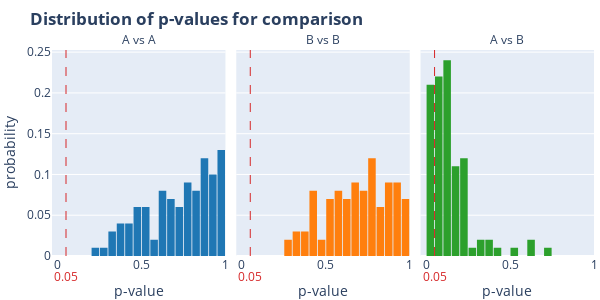

The code cell stored with this chart in its notebook:
### Markdown cell above
### Show comparsion results

### Code cell
import plotly_express as px
# plot the results in a facet graph
fig2 = make_subplots(rows=1, cols=3,vertical_spacing=0.03, horizontal_spacing=.02, 
                shared_xaxes= True, shared_yaxes= True) 
batch_colors = ['rgb(31, 119, 180)', 'rgb(255, 127, 14)', 'rgb(44, 160, 44)']

fig2 = px.histogram(df_combine, x="p-value", color= 'Comparison',
                histnorm='probability', color_discrete_sequence = batch_colors,
                facet_col="Comparison")    
fig2.add_vline(x=0.05,  line_width=1, line_dash="dash", line_color='rgb(214, 39, 40)')
fig2.update_traces(xbins=dict(start=0, size = 0.05))
fig2.for_each_annotation(lambda a: a.update(text=a.text.split("=")[-1]))
fig2.add_annotation(text= '0.05', x=0.05, y=-0.15,  font_color= 'rgb(214, 39, 40)',
                xref="x", yref="paper", font_size=12, showarrow=False)
fig2.add_annotation(text= '0.05', x=0.05, y=-0.15,  font_color= 'rgb(214, 39, 40)',
                xref="x2", yref="paper", font_size=12, showarrow=False)
fig2.add_annotation(text= '0.05', x=0.05, y=-0.15,  font_color= 'rgb(214, 39, 40)',
                xref="x3", yref="paper", font_size=12, showarrow=False)
fig2.update_layout(title_text=f"<b>Distribution of p-values for comparison", 
                        height=300, width=600, template='plotly', showlegend=False,
                        bargap=0.1, margin = dict(l=20, r=2, t=50, b=2))
fig2.show()

### Figure 1 — Plotly figure (JSON) as saved in the notebook; plotly's stock layout.template omitted (floating-point values rounded to 4 significant figures)
{"data": [{"alignmentgroup": "True", "bingroup": "x", "histnorm": "probability", "hovertemplate": "Comparison=A vs A<br>p-value=%{x}<br>probability=%{y}<extra></extra>", "legendgroup": "A vs A", "marker": {"color": "rgb(31, 119, 180)", "pattern": {"shape": ""}}, "name": "A vs A", "offsetgroup": "A vs A", "orientation": "v", "showlegend": true, "type": "histogram", "x": [0.3838, 0.3122, 0.6033, 0.5128, 0.4793, 0.4413, 0.9042, 0.8248, 0.9119, 0.6441, 0.6033, 0.9731, 0.7544, 0.8248, 0.8436, 0.4974, 0.9425, 0.3708, 0.6545, 0.6684, 0.4024, 0.397, 0.6033, 0.5005, 0.9846, 0.8738, 0.9348, 0.6476, 0.6825, 0.954, 0.5128, 0.7038, 0.977, 0.6134, 0.4704, 0.729, 0.5128, 0.2271, 0.8024, 0.651, 0.8662, 0.7913, 0.8587, 0.5539, 0.6066, 0.3431, 0.8662, 0.4244, 0.2811, 0.6861, 0.8587, 0.8738, 0.9962, 0.9616, 0.7544, 0.4616, 0.9616, 0.6134, 0.3054, 0.5669, 0.7581, 0.9425, 0.389, 0.7074, 0.4188, 0.931, 0.9081, 0.9157, 0.931, 0.9731, 0.8286, 0.7003, 0.9501, 0.7987, 0.4823, 0.977, 0.9962, 0.7913, 0.87, 0.9233, 0.9616, 0.9885, 0.8398, 0.4704, 0.889, 0.8361, 0.7471, 0.7471, 0.5036, 0.8587, 0.7618, 0.7508, 0.6615, 0.5222, 0.8814, 0.8549, 0.8966, 0.8099, 0.6861, 0.7691], "xaxis": "x", "xbins": {"size": 0.05, "start": 0}, "yaxis": "y"}, {"alignmentgroup": "True", "bingroup": "x", "histnorm": "probability", "hovertemplate": "Comparison=B vs B<br>p-value=%{x}<br>probability=%{y}<extra></extra>", "legendgroup": "B vs B", "marker": {"color": "rgb(255, 127, 14)", "pattern": {"shape": ""}}, "name": "B vs B", "offsetgroup": "B vs B", "orientation": "v", "showlegend": true, "type": "histogram", "x": [0.7802, 0.729, 0.3656, 0.5866, 0.7182, 0.6896, 0.9348, 0.5966, 0.5999, 0.5475, 0.7581, 0.6201, 0.8662, 0.4106, 0.8211, 0.6755, 0.9808, 0.9501, 0.3917, 0.2964, 0.8361, 0.3631, 0.9731, 0.7218, 0.5734, 0.8966, 0.3456, 0.8738, 0.6825, 0.6615, 0.9463, 0.5097, 0.8136, 0.7038, 0.7581, 0.6338, 0.7839, 0.6372, 0.87, 0.8814, 0.6967, 0.795, 0.4161, 0.9501, 0.7362, 0.8024, 0.679, 0.5222, 0.7913, 0.9195, 0.519, 0.5316, 0.6134, 0.61, 0.954, 0.61, 0.651, 0.7618, 0.58, 0.6235, 0.5284, 0.4413, 0.8099, 0.9731, 0.4674, 0.8474, 0.7074, 0.7146, 0.4051, 0.9004, 0.7765, 0.931, 0.4385, 0.7146, 0.3383, 0.43, 0.6931, 0.9501, 0.9004, 0.4645, 0.6896, 0.795, 0.5475, 0.4413, 0.5966, 0.9233, 0.7544, 0.8852, 0.8776, 0.8662, 0.5539, 0.4413, 0.7802, 0.9233, 0.2876, 0.7802, 0.5734, 0.8662, 0.3456, 0.9119], "xaxis": "x2", "xbins": {"size": 0.05, "start": 0}, "yaxis": "y2"}, {"alignmentgroup": "True", "bingroup": "x", "histnorm": "probability", "hovertemplate": "Comparison=A vs B<br>p-value=%{x}<br>probability=%{y}<extra></extra>", "legendgroup": "A vs B", "marker": {"color": "rgb(44, 160, 44)", "pattern": {"shape": ""}}, "name": "A vs B", "offsetgroup": "A vs B", "orientation": "v", "showlegend": true, "type": "histogram", "x": [0.1284, 0.3708, 0.106, 0.2181, 0.1601, 0.1601, 0.07045, 0.02374, 0.02689, 0.02092, 0.1718, 0.09988, 0.07505, 0.6168, 0.07045, 0.1906, 0.04331, 0.2482, 0.02374, 0.1213, 0.06608, 0.1284, 0.1145, 0.1284, 0.106, 0.05551, 0.008616, 0.2006, 0.06193, 0.04135, 0.07664, 0.07505, 0.04534, 0.1749, 0.5254, 0.07505, 0.1019, 0.004958, 0.1718, 0.02824, 0.3457, 0.06751, 0.07349, 0.7363, 0.1081, 0.006657, 0.03947, 0.01107, 0.6442, 0.04135, 0.2404, 0.1436, 0.02201, 0.1309, 0.106, 0.204, 0.1358, 0.08499, 0.05078, 0.2482, 0.119, 0.119, 0.3971, 0.229, 0.06329, 0.3216, 0.119, 0.03593, 0.1842, 0.1213, 0.141, 0.1019, 0.1358, 0.1842, 0.1779, 0.1544, 0.04135, 0.1213, 0.09219, 0.1333, 0.09219, 0.211, 0.03856, 0.06193, 0.1019, 0.2443, 0.02039, 0.204, 0.4134, 0.06467, 0.2643, 0.1749, 0.07349, 0.2145, 0.2145, 0.04534, 0.06751, 0.1462, 0.02201, 0.08326], "xaxis": "x3", "xbins": {"size": 0.05, "start": 0}, "yaxis": "y3"}], "layout": {"annotations": [{"showarrow": false, "text": "A vs A", "x": 0.16, "xanchor": "center", "xref": "paper", "y": 1, "yanchor": "bottom", "yref": "paper"}, {"showarrow": false, "text": "B vs B", "x": 0.5, "xanchor": "center", "xref": "paper", "y": 1, "yanchor": "bottom", "yref": "paper"}, {"showarrow": false, "text": "A vs B", "x": 0.84, "xanchor": "center", "xref": "paper", "y": 1, "yanchor": "bottom", "yref": "paper"}, {"font": {"color": "rgb(214, 39, 40)", "size": 12}, "showarrow": false, "text": "0.05", "x": 0.05, "xref": "x", "y": -0.15, "yref": "paper"}, {"font": {"color": "rgb(214, 39, 40)", "size": 12}, "showarrow": false, "text": "0.05", "x": 0.05, "xref": "x2", "y": -0.15, "yref": "paper"}, {"font": {"color": "rgb(214, 39, 40)", "size": 12}, "showarrow": false, "text": "0.05", "x": 0.05, "xref": "x3", "y": -0.15, "yref": "paper"}], "bargap": 0.1, "barmode": "relative", "height": 300, "legend": {"title": {"text": "Comparison"}, "tracegroupgap": 0}, "margin": {"b": 2, "l": 20, "r": 2, "t": 50}, "shapes": [{"line": {"color": "rgb(214, 39, 40)", "dash": "dash", "width": 1}, "type": "line", "x0": 0.05, "x1": 0.05, "xref": "x", "y0": 0, "y1": 1, "yref": "y domain"}, {"line": {"color": "rgb(214, 39, 40)", "dash": "dash", "width": 1}, "type": "line", "x0": 0.05, "x1": 0.05, "xref": "x2", "y0": 0, "y1": 1, "yref": "y2 domain"}, {"line": {"color": "rgb(214, 39, 40)", "dash": "dash", "width": 1}, "type": "line", "x0": 0.05, "x1": 0.05, "xref": "x3", "y0": 0, "y1": 1, "yref": "y3 domain"}], "showlegend": false, "title": {"text": "<b>Distribution of p-values for comparison"}, "width": 600, "xaxis": {"anchor": "y", "domain": [0, 0.32], "title": {"text": "p-value"}}, "xaxis2": {"anchor": "y2", "domain": [0.34, 0.66], "matches": "x", "title": {"text": "p-value"}}, "xaxis3": {"anchor": "y3", "domain": [0.68, 1.0], "matches": "x", "title": {"text": "p-value"}}, "yaxis": {"anchor": "x", "domain": [0, 1], "title": {"text": "probability"}}, "yaxis2": {"anchor": "x2", "domain": [0, 1], "matches": "y", "showticklabels": false}, "yaxis3": {"anchor": "x3", "domain": [0, 1], "matches": "y", "showticklabels": false}}}
